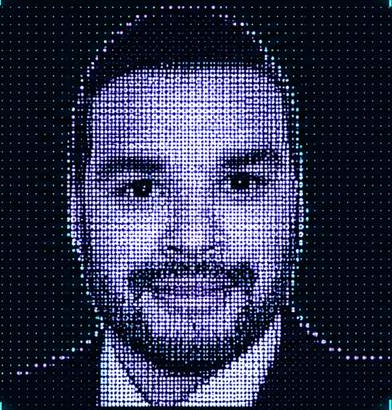
#> input picture portrait-source.png, 392 x 410 px, found by its file name
$ python build_profile_banner.py
#> lines starting #> are read from the running program, lines starting #| are printed output that depends on the picture
"""Build the animated terminal-style profile banner (dark.svg).

Layout follows the reference design in banner.jpg. The portrait is
re-sampled from portrait-source.png (Pedro's dot-matrix portrait) into
native SVG dots, so it renders crisply on GitHub at any size.
"""
from PIL import Image, ImageFilter
import numpy as np

W, H = 1180, 610
BG = "#060B19"
FRAME = "#2BB6E0"
CYAN = "#5EE6F5"
LABEL = "#7CC8F2"
VALUE = "#E6EAF5"
MUTED = "#6B86B8"
PURPLE = "#A78BFA"
GREEN = "#22C55E"
FONT = "ui-monospace,SFMono-Regular,Menlo,Consolas,'Liberation Mono',monospace"

# ---------- portrait as native dots ----------
PX, PY, PW, PH = 40, 95, 392, 410  # portrait area inside VISUAL.MAP
STEP = 4.2


def portrait():
    src = Image.open("portrait-source.png").convert("RGB").resize((PW, PH))
#> src is the input picture: PIL image 392x410 RGB; mean R, G, B 51.6, 54.8, 82.1
    src = src.filter(ImageFilter.GaussianBlur(1.4))
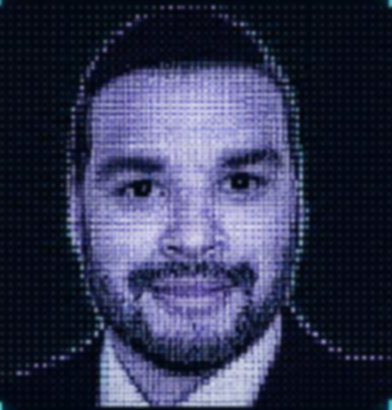
#> src: PIL image 392x410 RGB; mean R, G, B 51.5, 54.8, 82.1
    a = np.asarray(src).astype(float)
    groups = {}
    ny, nx = int(PH / STEP), int(PW / STEP)
    for j in range(ny):
        for i in range(nx):
            cx, cy = (i + .5) * STEP, (j + .5) * STEP
            r, g, b = a[min(PH - 1, int(cy)), min(PW - 1, int(cx))]
            lum = (.3 * r + .55 * g + .15 * b) / 255
            if lum < .05:
                size, col = .9, (40, 52, 90)  # faint background grid
            else:
                size = round(min(3.6, .9 + lum * 3.6) * 2) / 2
                if lum > .3 and g > r * 1.25 and b > r:  # cyan rim light in the source
                    col = (70, 220, 240)
                else:  # lavender ramp: deep violet -> soft white-lilac
                    t = min(1.0, lum * 1.25)
                    lo, hi = (92, 72, 200), (236, 232, 255)
                    col = tuple(int(lo[n] + (hi[n] - lo[n]) * t) // 12 * 12 for n in range(3))
            key = (size, "#%02X%02X%02X" % tuple(min(255, v) for v in col))
            groups.setdefault(key, []).append(f"M{PX + cx:.1f} {PY + cy:.1f}h0")
#> after the loop, groups = 38 items
    out = []
    for (size, col), d in sorted(groups.items()):
        out.append(f'<path d="{"".join(d)}" stroke="{col}" stroke-width="{size}" stroke-linecap="round"/>')
#> this loop made 38 passes
#> (size, col) on passes 1 to 12: (0.9, '#28345A'), (1, '#6048C0'), (1, '#6048CC'), (1, '#6054CC'), (1, '#6C54CC'), (1.5, '#6C54CC'), (1.5, '#6C60CC'), (1.5, '#7860CC'), (1.5, '#786CCC'), (1.5, '#846CCC'), (1.5, '#846CD8'), (2, '#46DCF0')
#> (size, col, d) on pass 36: (3.5, '#E4D8F0', ['M273.1 462.5h0'])
#> after the loop, out = 38 items
    return "\n".join(out)


def leaders(x1, x2, y):
    return f'<line x1="{x1}" y1="{y}" x2="{x2}" y2="{y}" stroke="{MUTED}" stroke-width="1.6" stroke-dasharray="1.6 6" stroke-linecap="round" opacity=".7"/>'


def row(label, value, y, lx=470, vx=734, extra=""):
    w = len(label) * 8.6
    return (f'<text x="{lx}" y="{y}" fill="{LABEL}">{label}</text>'
            + leaders(lx + w + 10, vx - 14, y - 4)
            + f'<text x="{vx}" y="{y}" fill="{VALUE}">{value}</text>' + extra)


def section(title, tagline, y, x1=467, x2=1147):
    return (f'<text x="{x1}" y="{y}" fill="{CYAN}" font-size="17" font-weight="700">{title}</text>'
            f'<text x="{x1 + len(title) * 10.6 + 20}" y="{y}" fill="{MUTED}" font-size="14">//</text>'
            f'<text x="{x2}" y="{y}" fill="{LABEL}" font-size="12" text-anchor="end" letter-spacing="1.5">{tagline}</text>'
            f'<line x1="{x1}" y1="{y + 12}" x2="{x2}" y2="{y + 12}" stroke="{FRAME}" opacity=".55"/>')


def card(x, w, icon, title, l1, l2):
    return (f'<rect x="{x}" y="450" width="{w}" height="90" rx="6" fill="#0A1328" stroke="{FRAME}" opacity=".9"/>'
            f'<g transform="translate({x + 18},472)" fill="none" stroke="{PURPLE}" stroke-width="3" stroke-linecap="round" stroke-linejoin="round">{icon}</g>'
            f'<text x="{x + 62}" y="482" fill="{VALUE}" font-size="14" font-weight="700">{title}</text>'
            f'<text x="{x + 62}" y="504" fill="{MUTED}" font-size="10.5">{l1}</text>'
            f'<text x="{x + 62}" y="520" fill="{MUTED}" font-size="10.5">{l2}</text>')


ICON_S = '<path d="M30 4 L8 16 L30 26 L8 38" /><path d="M14 4 L30 4" opacity=".0"/>'
ICON_EYE = '<path d="M2 20 Q20 2 38 20 Q20 38 2 20Z"/><circle cx="20" cy="20" r="6"/>'
ICON_BARS = '<path d="M6 38V26M18 38V16M30 38V6M2 40H36"/>'

steps = ["PLAN", "DEVELOP", "TEST", "DEPLOY"]
steps_svg = "".join(
    f'<circle cx="1033" cy="{295 + n * 24 - 4}" r="5.5" fill="none" stroke="{LABEL}" stroke-width="1.5"/>'
    f'<text x="1055" y="{295 + n * 24}" fill="{LABEL}" font-size="13">{s}</text>' for n, s in enumerate(steps))
steps_svg += (f'<circle cx="1033" cy="387" r="6" fill="{GREEN}"><animate attributeName="opacity" values="1;.35;1" dur="1.6s" repeatCount="indefinite"/></circle>'
              f'<text x="1044" y="391" fill="{GREEN}" font-size="13">✓SOLVE</text>')

flag = ('<g transform="translate(882,146)"><rect width="7" height="13" fill="#169B62"/>'
        '<rect x="7" width="7" height="13" fill="#FFFFFF"/><rect x="14" width="7" height="13" fill="#FF883E"/></g>')

corners = "".join(
    f'<path d="{d}" fill="none" stroke="{CYAN}" stroke-width="3"/>' for d in [
        "M40 100V85H55", "M432 100V85H417", "M40 497V512H55", "M432 497V512H417"])

svg = f'''<svg xmlns="http://www.w3.org/2000/svg" width="{W}" height="{H}" viewBox="0 0 {W} {H}">
<defs>
  <linearGradient id="scan" x1="0" y1="0" x2="0" y2="1"><stop offset="0" stop-color="{CYAN}" stop-opacity="0"/><stop offset=".85" stop-color="{CYAN}" stop-opacity=".18"/><stop offset="1" stop-color="{CYAN}" stop-opacity=".55"/></linearGradient>
  <clipPath id="pc"><rect x="{PX}" y="{PY}" width="{PW}" height="{PH}"/></clipPath>
  <filter id="glow" x="-5%" y="-5%" width="110%" height="110%"><feGaussianBlur stdDeviation="1.2" result="b"/><feMerge><feMergeNode in="b"/><feMergeNode in="SourceGraphic"/></feMerge></filter>
</defs>
<rect width="{W}" height="{H}" fill="{BG}"/>
<rect x="11" y="11" width="{W - 22}" height="{H - 22}" rx="14" fill="none" stroke="{FRAME}" stroke-width="1.6"/>
<g font-family="{FONT}" font-size="14">
<!-- title bar -->
<circle cx="35" cy="34" r="6.5" fill="#FF5F57"/><circle cx="60" cy="34" r="6.5" fill="#FEBC2E"/><circle cx="85" cy="34" r="6.5" fill="#28C840"/>
<text x="125" y="39" fill="{CYAN}" font-size="17">profile.sh --live</text>
<text x="886" y="39" fill="#FF6B4A" font-size="17">[</text><circle cx="909" cy="33" r="5.5" fill="#FF4D3A"><animate attributeName="opacity" values="1;.25;1" dur="1.4s" repeatCount="indefinite"/></circle><text x="924" y="39" fill="#FF6B4A" font-size="17" font-weight="700">LIVE</text><text x="972" y="39" fill="#FF6B4A" font-size="17">]</text>
<rect x="1003" y="19" width="152" height="30" rx="6" fill="#0A1A2E" stroke="{CYAN}" stroke-width="1.6"/>
<text x="1079" y="39" fill="{CYAN}" font-size="16" font-weight="700" text-anchor="middle">@P2025edro</text>
<line x1="11" y1="57" x2="{W - 11}" y2="57" stroke="{FRAME}" opacity=".6"/>

<!-- VISUAL.MAP -->
<rect x="30" y="68" width="413" height="478" rx="4" fill="#050916" stroke="{FRAME}" stroke-width="1.3"/>
<g clip-path="url(#pc)" filter="url(#glow)">{portrait()}</g>
<g clip-path="url(#pc)"><rect x="{PX}" y="{PY - 60}" width="{PW}" height="60" fill="url(#scan)"><animate attributeName="y" values="{PY - 60};{PY + PH}" dur="5s" repeatCount="indefinite"/></rect></g>
<rect x="{PX}" y="{PY - 14}" width="{PW}" height="18" fill="#050916"/>
<text x="55" y="90" fill="{CYAN}" font-size="14" font-weight="700">VISUAL.MAP</text>
<line x1="160" y1="86" x2="415" y2="86" stroke="{MUTED}" stroke-width="1.6" stroke-dasharray="1.6 5" stroke-linecap="round"/>
{corners}
<text x="55" y="536" fill="{CYAN}" font-size="13">&gt;</text><text x="72" y="536" fill="{LABEL}" font-size="13">HUMAN.EXE</text><text x="155" y="536" fill="{MUTED}" font-size="13">//</text><text x="182" y="536" fill="{PURPLE}" font-size="13">BUILDING A BETTER TOMORROW</text>

<!-- SYSTEM.INFO -->
{section("SYSTEM.INFO", "IDEAS  →  SOLUTIONS  →  REAL IMPACT", 83)}
{row("Subject", "Pedro Silva", 117)}
{row("Role", "Founder / Software Developer", 138)}
{row("Location", "Dublin, Ireland", 159)}{flag}
{row("Education", "BSc Computing", 180)}
{row("Status", "Building · Learning · Shipping", 201)}
{row("Focus", "Software · AI · Security · Efficiency", 222)}

<!-- TECH.STACK -->
{section("TECH.STACK", "TOOLS FOR REAL-WORLD SOLUTIONS", 265)}
{row("Core.Lang", "JavaScript · TypeScript", 299, vx=726)}
{row("Core.Frontend", "React · Vite", 320, vx=726)}
{row("Core.Backend", "Node.js", 341, vx=726)}
{row("Core.Database", "SQLite", 362, vx=726)}
{row("Core.Infra", "GitHub · Vercel", 383, vx=726)}
<line x1="1000" y1="287" x2="1000" y2="396" stroke="{FRAME}" opacity=".5"/>
{steps_svg}

<!-- PROJECTS -->
{section("PROJECTS", "FROM IDEAS TO REAL IMPACT", 430).replace('>//<', '><').replace('text-anchor="end" letter-spacing="1.5">', 'text-anchor="end" letter-spacing="1.5">//   ')}
{card(465, 217, ICON_S, "Silva Solutions Ltd", "Technology for real", "business problems.")}
{card(692, 225, ICON_EYE, "Silvix", "AI CCTV · Fleet · Drone", "Monitoring Platform")}
{card(927, 221, ICON_BARS, "STRAVIQ", "Project Intelligence", "&amp; Execution")}

<!-- footer -->
<line x1="11" y1="555" x2="{W - 11}" y2="555" stroke="{FRAME}" opacity=".6"/>
<text x="30" y="583" fill="{GREEN}" font-size="16" font-weight="700">&gt;</text>
<text x="56" y="583" fill="{VALUE}" font-size="16">const <tspan fill="{LABEL}">future</tspan> = better();</text>
<text x="1110" y="583" fill="{LABEL}" font-size="13" text-anchor="end" letter-spacing="1.5">DISCIPLINE TODAY. BIGGER TOMORROW.</text>
<rect x="1121" y="569" width="9" height="17" fill="{LABEL}"><animate attributeName="opacity" values="1;1;0;0" keyTimes="0;.5;.5;1" dur="1.1s" repeatCount="indefinite"/></rect>
</g>
</svg>'''
#> in row, `w = len(label) * 8.6`: w = 60.2

open("dark.svg", "w", encoding="utf-8").write(svg)
print("dark.svg", len(svg) // 1024, "KB")
#| dark.svg 134 KB
